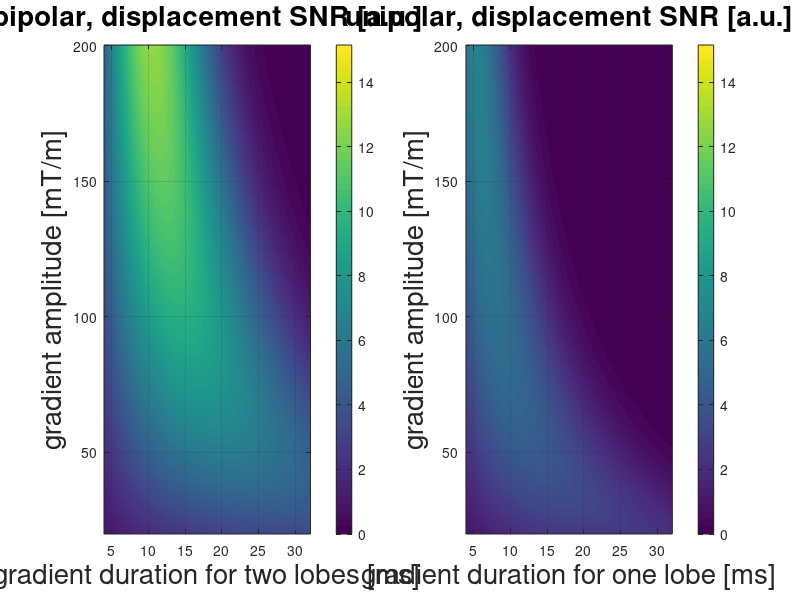

This chart was generated by the following MATLAB code:
% Optimization of Encoding Gradients for MR-ARFI
% Author: Shota Hodono
% Date: Sep 2026
% fixed bug: Oct 2026

clear all
clc
% =========================================================================
%% your scanner
% =========================================================================

Gmax_yoursystem  = 200; %[mT/m]
Smax_yoursystem  = 200; %[T/m/s]


% =========================================================================
%% constants
% =========================================================================
SNR   = 20;                  % [a.u.]
gamma = 2*pi*42.577*10^6;    % [rad Hz/T]
d     = 1e-6;                % displacement [m]
ADC   = 0.7e-3 * 1e-6;       % gray matter diffusion coefficient, [m^2/s]
T2    = 80e-3;               % 80ms; T2 for gray matter at 3T [s]

Gmax = Gmax_yoursystem; %[mT/m]
Gmin = 20; %[mT/m]
S    = Smax_yoursystem; %[T/m/s]

c1   = 4e-3; % from center of excitation to start of gradient
c2   = 6e-3; % time between end of 1st lobe and start of 2nd lobe
c3   = 4e-3; % time between end of 2nd lobe to TE


% ===========================================================================
SNR_base = 5.9723; % normalization factor from following parameters 
                   % obtained with Gmax 45mT/m and S = 200T/m/s bipolar
% 
% ===========================================================================
% SNR   = 20;                  % [a.u.]
% gamma = 2*pi*42.577*10^6;    % [rad Hz/T]
% d     = 1e-6;                % displacement [m]
% ADC   = 0.7e-3 * 1e-6;       % 0.7: gray matter diffusion coefficient, [m^2/s]
% T2    = 80e-3;               % T2 for gray matter at 3T [s]
% c1   = 4e-3; % from center of excitation to start of gradient
% c2   = 6e-3; % time between end of 1st lobe and start of 2nd lobe
% c3   = 4e-3; % time between end of 2nd lobe to TE
% ===========================================================================

%%
G_vec = (Gmin:0.5:Gmax)*1e-3;
t_vec = (4:.1:32)*1e-3; % total gradient duration (small delta + ramp)

% =========================================================================
%% biipolar
% =========================================================================
   
A0         = sqrt(2)*SNR*d;
for gg = 1:size(G_vec,2)
for tt = 1:size(t_vec,2)    
    G0         = G_vec(gg);
    r          = G0/S;    
    t_MEG      = t_vec(tt);
    if t_MEG/2 < 2*r 
        % triangle: G0 is not reached, slew-rate limited
        shape   = 'triangle';
        G_eff   = S*t_MEG/4;      % actual peak
        r_eff   = t_MEG/4;        % ramp = half of one lobe
        delta_b = r_eff;          % small delta = flat top + r, flat top = 0        
    else
        % trapezoid
        shape   = 'trapezoid';
        G_eff   = G0;
        r_eff   = r;
        delta_b = t_MEG/2 - r;
    end
        
    area_lobe = 2*G_eff*delta_b;

    b_val      = gamma^2*G_eff^2  * (4/3*delta_b^3 + 2*delta_b^2*r - 1/3*delta_b*r^2 + 1/15*r^3);
    TE         = c1 + c2 + c3 + 2*t_MEG;
    A2         = exp(-TE/T2);
    
    Sbp(gg,tt) = A0 * 2*gamma*area_lobe*exp(-b_val*ADC)*A2;
    
end
end

% =========================================================================
%% uniipolar
% =========================================================================

for gg = 1:size(G_vec,2)
for tt = 1:size(t_vec,2)
    G0         = G_vec(gg);
    r          = G0/S;    
    t_MEG      = t_vec(tt);
    if t_MEG < 2*r 
        r_eff   = t_MEG/2;
        G_eff   = S*r_eff;      % actual peak
        delta_u = r_eff;        % flat top = 0
    else
        % trapezoid
        r_eff   = r;
        G_eff   = G0;
        delta_u = t_MEG - r;    % flat top + r
    end
    delta_u    = t_MEG - r;
    Delta      = t_MEG + c2;
    area_lobe  = G_eff*delta_u;
    
    b_val      = gamma^2*G_eff^2 * delta_u^2* (Delta - 1/3*delta_u - 1/6*r^2/delta_u + 1/30*r^3/delta_u^2);
    TE         = c1 + c2 + c3 + 2*t_MEG;
    A2         = exp(-TE/T2);


    Suni(gg,tt) = A0 * 2*gamma*area_lobe*exp(-b_val*ADC)*A2;

end
end


% =========================================================================
%% results
% =========================================================================
disp('==================================================================')

if max(Sbp(:)) > max(Suni(:))
    disp(['use bipolar'])
    disp(['gradient shape: ', shape])
    Smax = max(Sbp(:));
else
    disp(['use unipolar'])
    Smax = max(Suni(:));
end
% Find the maximum value and its linear index
[maxVal, linearIdx] = max(Sbp(:));

% Convert linear index to row and column indices
[rowIdx, colIdx] = ind2sub(size(Sbp), linearIdx);

disp('optimal parameters')

if max(Sbp(:)) > max(Suni(:))
    disp(['G0       = ',num2str(1e3*G_vec(rowIdx)),' mT/m'])
    disp(['S        = ',num2str(Smax_yoursystem),' m/T/s'])
    disp(['t_MEG    = ',num2str(1e3*t_vec(colIdx)),' ms '])
    disp(['delta_bi = ',num2str(1e3*(t_vec(colIdx)/2 - G_vec(rowIdx)/Smax_yoursystem )),' ms '])
    disp([''])
    disp(['*** t_MEG is a total duration of two gradient lobes ***'])
else
    disp(['G0        = ',num2str(1e3*G_vec(rowIdx)),'mT/m'])
    disp(['S         = ',num2str(Smax_yoursystem),' m/T/s'])
    disp(['t_MEG     = ',num2str(1e3*t_vec(colIdx)),' ms '])
    disp(['delta_uni = ',num2str(1e3*(t_vec(colIdx) - G_vec(rowIdx)/Smax_yoursystem )),' ms '])
end
    
disp('==================================================================')

Gain = Smax / SNR_base;

disp(['relative gain vs (bipolar:G45mT/m S 200m/T/s )= ', num2str(Gain)])

% =========================================================================
%% plot
% =========================================================================
limMax = 1.2*max(Sbp(:));
figure
subplot(121)
imagesc(1e3*t_vec,(1e3*G_vec),(Sbp),[ 0 limMax])
hold on
set(gca,'YDir','normal') 
xlabel('gradient duration for two lobes [ms]','fontsize',20)
ylabel('gradient amplitude [mT/m]','fontsize',20)
title('bipolar, displacement SNR [a.u.]','fontsize',20)
grid on
colorbar
subplot(122)
imagesc(1e3*t_vec,(1e3*G_vec),(Suni),[ 0 limMax])
hold on
set(gca,'YDir','normal') 
xlabel('gradient duration for one lobe [ms]','fontsize',20)
ylabel('gradient amplitude [mT/m]','fontsize',20)
title('unipolar, displacement SNR [a.u.]','fontsize',20)
colorbar
grid on
